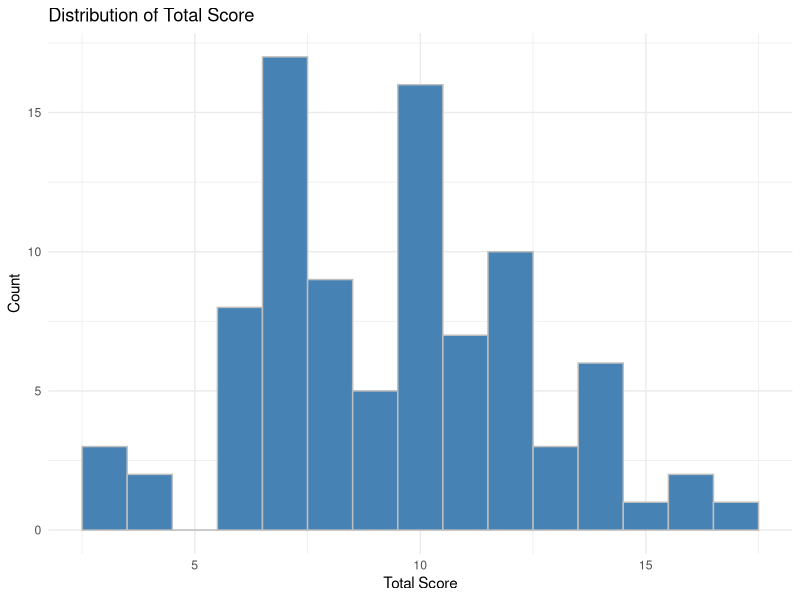
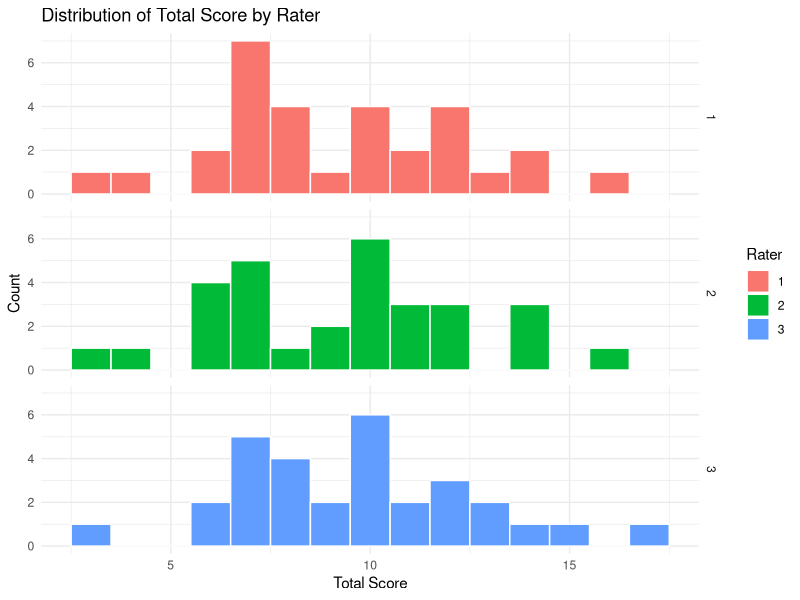
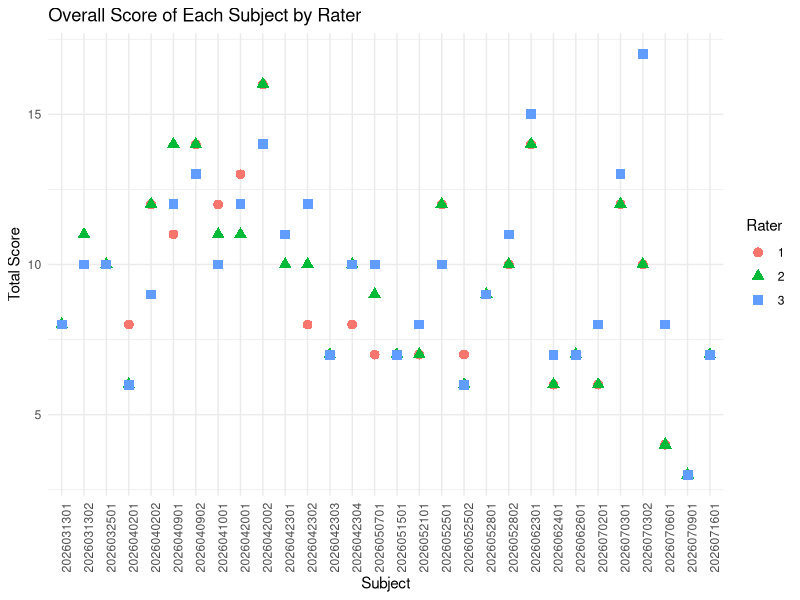
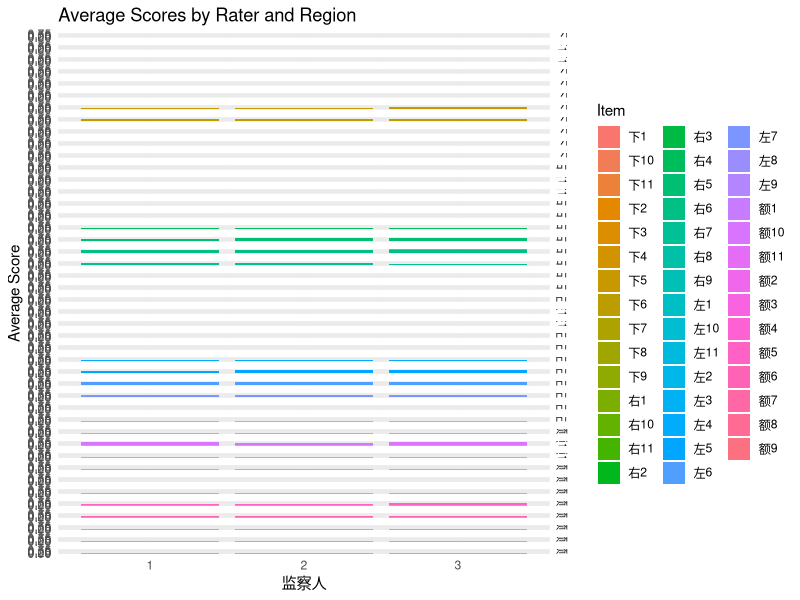

These figures' R source, in order: (Note: this script raises an error after producing the figures.)
## ---- chunk 1
knitr::opts_chunk$set(echo = TRUE)
## ---- chunk 2
# packages
library(readxl)
library(dplyr)
library(tidyr)
library(psych) # ICC
library(ggplot2)
## ---- chunk 3
# read Excel
dat <- read_excel("data/Book1.xlsx")
## ---- chunk 4
# columns for each region
regions <- list(
  Forehead = 3:13,
  LeftCheek = 14:24,
  RightCheek = 25:35,
  Chin = 36:46
)
## ---- chunk 5
# columns for each metric
metric_map <- list(
  Metric1 = c(3, 14, 25, 36),
  Metric2 = c(4, 15, 26, 37),
  Metric3 = c(5, 16, 27, 38),
  Metric4 = c(6, 17, 28, 39),
  Metric5 = c(7, 18, 29, 40),
  Metric6 = c(8, 19, 30, 41),
  Metric7 = c(9, 20, 31, 42),
  Metric8 = c(10, 21, 32, 43),
  Metric9 = c(11, 22, 33, 44),
  Metric10 = c(12, 23, 34, 45),
  Metric11 = c(13, 24, 35, 46)
)
## ---- chunk 6
# Calculate total score of each subject
dat$total <- rowSums(dat[, 3:46])
## ---- chunk 7
# Visualize the distribution of total score
ggplot(dat, aes(x = total)) +
  geom_histogram(binwidth = 1, fill = "steelblue", color = "grey") +
  labs(title = "Distribution of Total Score", x = "Total Score", y = "Count") +
  theme_minimal()
## ---- chunk 8
# The distribution of total score by rater
overall <- dat %>%
  select(患者, 监察人, total) %>%
  pivot_wider(
    names_from = 监察人,
    values_from = total
  )
## ---- chunk 9
# Visualize the distribution of total score by rater
overall_long <- overall %>%
  pivot_longer(
    cols = -患者,
    names_to = "Rater",
    values_to = "TotalScore"
  )

ggplot(overall_long, aes(x = TotalScore, fill = Rater)) +
  geom_histogram(binwidth = 1, position = "dodge", color = "white") +
  labs(title = "Distribution of Total Score by Rater", x = "Total Score", y = "Count") +
  facet_grid(Rater ~ .) +
  theme_minimal()
## ---- chunk 10
ggplot(overall_long, aes(x = factor(患者), y = TotalScore, 
                         color = Rater, shape = Rater)) +
  geom_point(size = 3) +
  labs(title = "Overall Score of Each Subject by Rater", x = "Subject", y = "Total Score") +
  theme_minimal() +
  theme(axis.text.x = element_text(angle = 90, hjust = 1))
## ---- chunk 11
# Calculate ICC for overall score
overall_icc <- ICC(overall[, -1])

overall_icc$results
## ---- chunk 12
region_results <- data.frame()

# TODOs: Annotation of the codes below.

for (r in names(regions)) {
  
  dat$score <- rowSums(dat[, regions[[r]]])

  tmp <- dat %>%
    select(患者, 监察人, score) %>%
    pivot_wider(
      names_from = 监察人,
      values_from = score
    )

  icc <- ICC(tmp[, -1])

  region_results <- rbind(
    region_results,
    data.frame(
      Region = r,
      ICC = icc$results["Single_random_raters", "ICC"]
    )
  )
}

region_results
## ---- chunk 13
# Create a long format data frame for plotting
long_dat <- dat %>%
  pivot_longer(
    cols = 3:46,
    names_to = "Item",
    values_to = "Score"
  )

# Summarize the scores by rater and region
summary_scores <- long_dat %>%
  mutate(Region = case_when(
    Item %in% names(dat)[regions$Forehead] ~ "Forehead",
    Item %in% names(dat)[regions$LeftCheek] ~ "LeftCheek",
    Item %in% names(dat)[regions$RightCheek] ~ "RightCheek",
    Item %in% names(dat)[regions$Chin] ~ "Chin"
  )) %>%
  group_by(监察人, Item) %>%
  summarise(Average_Score = mean(Score, na.rm = TRUE)) %>%
  ungroup()
## ---- chunk 14
# Visualize the average score by rater and region
ggplot(summary_scores, aes(x = 监察人, y = Average_Score, fill = Item)) +
  geom_bar(stat = "identity", position = "dodge") +
  labs(
    title = "Average Scores by Rater and Region",
    x = "监察人", y = "Average Score"
  ) +
  facet_grid(Item ~ .) +
  theme_minimal()
## ---- chunk 15
metric_long <- metric_results %>%
  pivot_longer(
    -Metric,
    names_to = "Rater",
    values_to = "MeanScore"
  ) %>%
  mutate(
    Metric = factor(
      Metric,
      levels = paste0("Metric", 1:11)
    )
  )
## ---- chunk 16
ggplot(
  metric_long,
  aes(Rater, Metric, fill = MeanScore)
) +
  geom_tile(color = "white", linewidth = 0.5) +
  geom_text(aes(label = sprintf("%.2f", MeanScore)), size = 4) +
  scale_y_discrete(limits = rev) + # Metric1 at top
  scale_fill_gradient2(
    low = "steelblue",
    mid = "white",
    high = "firebrick",
    midpoint = mean(metric_long$MeanScore)
  ) +
  labs(
    x = NULL,
    y = NULL,
    fill = "Mean\nScore"
  ) +
  theme_minimal(base_size = 14)
